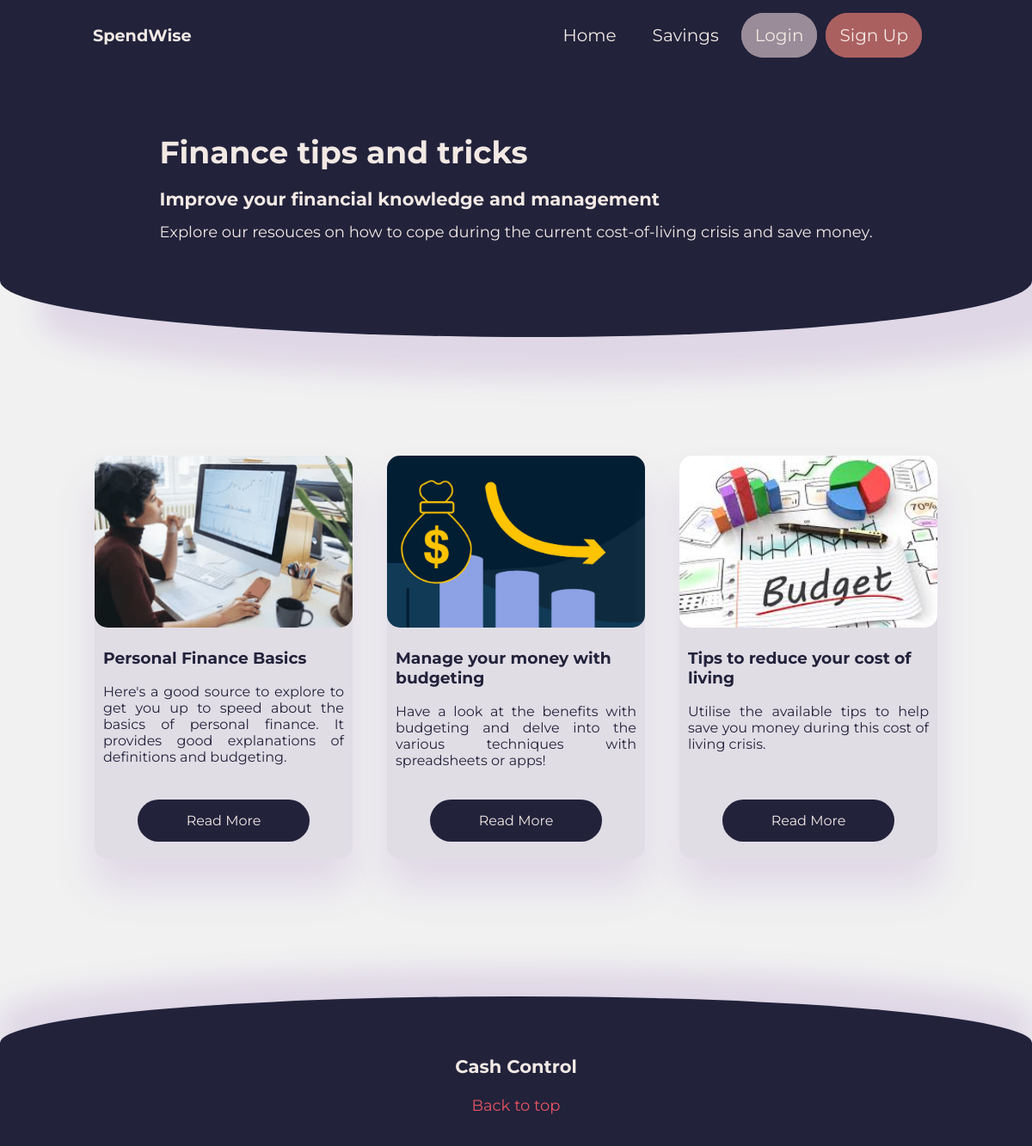
Screenshot of /savings.php with the database file from the repository.
### tables this page shows
CREATE TABLE `resources` (
  `webID` int(11) NOT NULL,
  `title` text NOT NULL,
  `text` text NOT NULL,
  `link` text NOT NULL,
  `image` varchar(100) NOT NULL
);

### savings.php (the view, shortened to what this page needs)
<!DOCTYPE html>
<html lang="en">
    <head>
        <link rel="stylesheet" href="css/savings.css">
    </head>
    <body>
        <?php
            include("php/header.php")
        ?>
        <div class="intro">
            <div class="container">
                <h1>Finance tips and tricks</h1>
                <h3>Improve your financial knowledge and management</h3>
                <p>Explore our resouces on how to cope during the current cost-of-living crisis and save money.</p>
            </div>
        </div>
        <section class="card-container">
            <?php
            include_once("connectdb.php");
            try {
                $qry = $db->prepare("SELECT * FROM resources");
                $qry->execute();
                if ($qry->rowCount() > 0){
                    foreach ($qry as $row){
                        $image = "images/resources/" . $row["image"];
                        $title =  $row["title"];
                        $text = $row["text"];
                        $link = $row["link"];
                        ?>
                        <div class="card">
                            <div class="card-img" style="background-image: url(<?= $image ?>);"></div>
                            <div class="card-content">
                                <h3> <?= $title ?> </h3>
                                <p> <?= $text ?> </p>
                            </div>
                            <div class="card-link">
                                    <a href="<?= $link ?>">Read More</a>
                            </div>
                        </div>
                        <?php
                    }
                }
            } catch (PDOException $ex) {
                echo $ex;
            }
            ?>
        </section>
        <footer>
            <h3>Cash Control</h3>
            <a href="#top">Back to top</a>
        </footer>
    </body>
</html>

### php/header.php (shortened to what this page needs)
<?php
    if (isset($_SESSION['username'])){
        ?>
        <header id="top">
            <div class="logo">
                <p>SpendWise</p>
            </div>
<!--
            <a href="#" class="toggle-button">
                <span class="bar"></span>
                <span class="bar"></span>
                <span class="bar"></span>
            </a>
-->
            <div class="navbar">
                <ul>
                    <li><a href="index.php">Home</a></li>
                    <li><a href="savings.php">Savings</a></li>
                    <li class="dropdown">
                        <div class="dropdownMain">
                            <a href="#">Account</a>
                            <span class="material-icons-round">arrow_drop_down</span>
                        </div>
                        <div class="dropdown-content">
                            <a href="accounts.php" id="myAccount">My Account</a>
                            <a id="logout" href="logout.php">Logout</a>
                        </div>
                    </li>
                </ul>
            </div>
        </header>
        <?php
    }
    else{
        ?>
        <header id="top">
            <div class="logo">
                <p>SpendWise</p>
            </div>
            <div class="navbar">
                <ul>
                    <li><a href="index.php">Home</a></li>
                    <li><a href="savings.php">Savings</a></li>
                    <li id="login"><a href="login.php">Login</a></li>
                    <li id="register"><a href="signup.php">Sign Up</a></li>
                </ul>
            </div>
        </header>
        <?php
    }
?>

### css/savings.css (style rules this page uses)
:root { --text-primary: #f2e9e4; --text-secondary: #3B3B22; --text-3: #dfd7e6; --account-bg: #f1f1f1; --bg: #22223b; --bg-secondary: #9a8c98; --bg-dark: #101042; --bg-light: #e1dde5; --bg-3: #5a5a9c; --sidebar: #e1dde5; --links: #5a5a9c; --colour-danger: #e75461; --colour-success: #31ad84; --colour-warning: #f0950e; --colour-warking-dark: #ad6d0d; --colour-info-dark: #39393d; --card-border-radius: 2rem; --border-radius-1: 0.4rem; --border-radius-2: 0.8rem; --border-radius-3: 1.2rem; --card-padding: 1.8rem; --padding-1: 1.2rem; --box-shadow: 0 2rem 3rem var(--text-3); --alternate-shadow: #1d1d5a; }
* { box-sizing: border-box; }
body { margin: 0; padding: 0; background-color: var(--account-bg); color: var(--text-primary); font-family: mont; }
header { display: flex; align-items: center; justify-content: space-between; padding: 0px 9%; background-color: var(--bg); }
.logo { font-size: larger; font-weight: bold; }
.navbar { overflow: hidden; padding: 15px; }
.navbar ul { margin: 0; padding: 0; display: flex; }
.navbar li { list-style: none; border-radius: 100px; margin-inline: 5px; }
.navbar li a { color: var(--text-primary); text-decoration: none; font-size: 20px; padding: 14px 16px; transition: background-color 0.5s cubic-bezier(0.4, 0, 0.2, 1) 0s, color 0.167s cubic-bezier(0.4, 0, 0.2, 1) 0s; display: block; border-radius: 100px; text-align: center; background-color: var(--bg); }
#login { color: var(--text-secondary); background-color: var(--bg-secondary); text-decoration: none; font-size: 20px; transition: background-color 0.5s cubic-bezier(0.4, 0, 0.2, 1) 0s, color 0.167s cubic-bezier(0.4, 0, 0.2, 1) 0s; display: block; }
#login a { background-color: var(--bg-secondary); }
#register { color: var(--text-primary); background-color: #ab6060; text-decoration: none; font-size: 20px; transition: background-color 0.5s cubic-bezier(0.4, 0, 0.2, 1) 0s, color 0.167s cubic-bezier(0.4, 0, 0.2, 1) 0s; display: block; }
#register a { background-color: #ab6060; }
.intro { padding-top: 6%; padding-bottom: 8%; font-size: large; display: flex; justify-content: center; color: var(--text-primary); background-color: var(--bg); border-radius: 0 0 500% 540%/0 0 220% 220%; box-shadow: 3rem 3rem 2rem var(--text-3); margin-bottom: 8rem; }
.intro .container { margin-top: 1px; }
.intro .container > * { margin-top: 0; margin-bottom: 15px; }
.intro .container h1 { margin-top: 0; margin-bottom: 20px; }
.card-container { display: flex; color: var(--bg); justify-content: center; flex-wrap: wrap; margin-bottom: 10rem; }
.card { background-color: var(--bg-light); width: 300px; margin-top: 10px; margin-inline: 20px; border-radius: 15px; box-shadow: var(--box-shadow); display: flex; flex-direction: column; }
.card-img { height: 200px; margin-bottom: 5px; background-size: cover; border-radius: 15px; }
.card-content { flex-grow: 1; }
.card-link { margin-top: auto; }
.card .card-content h3 { padding-inline: 10px; }
.card .card-content p { padding-inline: 10px; text-align: justify; text-justify: inter-word; }
.card .card-link a { text-decoration: none; background-color: var(--bg); color: var(--text-primary); padding: 15px 20px; display: block; text-align: center; margin: 20px 50px; flex-grow: 1; border-radius: 100px; }
footer { padding-top: 4%; padding-bottom: 3%; font-size: large; background-color: var(--bg); color: var(--text-primary); text-align: center; box-shadow: 0 -2rem 2rem var(--text-3); border-radius: 120% 120% 0 0/75% 75% 0 0; }
footer a { color: var(--colour-danger); text-decoration: none; }

### rows the page displays
resources: image (placeholder picture), title "Personal Finance Basics", text "Here's a good source to explore to get you up to speed about the basics of personal finance. It provides good explanations of definitions and budgeting."
resources: image (picture), title "Manage your money with budgeting", text "Have a look at the benefits with budgeting and delve into the various techniques with spreadsheets or apps!"
resources: image (picture), title "Tips to reduce your cost of living", text "Utilise the available tips to help save you money during this cost of living crisis."
